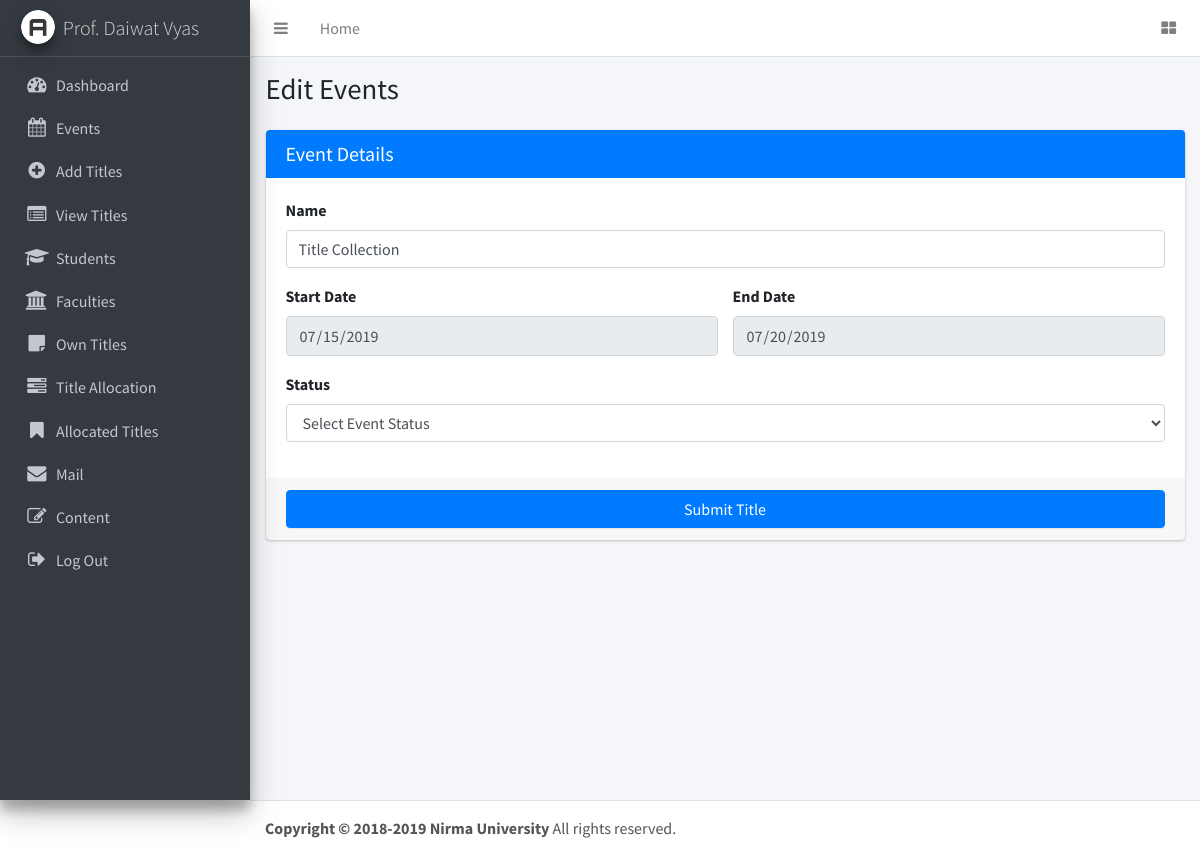
The app's page /coordinator/editEvent.php?id=1 (signed in) with its own data.
### tables this page shows
CREATE TABLE `events` (
  `id` int(11) NOT NULL AUTO_INCREMENT,
  `name` varchar(300) NOT NULL,
  `start_date` date NOT NULL,
  `end_date` date NOT NULL,
  `flag` int(1) NOT NULL DEFAULT 0,
  PRIMARY KEY (`id`)
);

### coordinator/editEvent.php (the view, shortened to what this page needs)
<?php
    include 'connection.php';
    $id = $_GET['id'];
?>
<!DOCTYPE html>
<html>
<head>
    <link rel="stylesheet" href="https://maxcdn.bootstrapcdn.com/font-awesome/4.4.0/css/font-awesome.min.css">
    <link rel="stylesheet" href="https://code.ionicframework.com/ionicons/2.0.1/css/ionicons.min.css">
    <link rel="stylesheet" href="../dist/css/adminlte.min.css">
</head>
<body class="hold-transition sidebar-mini">
    <div class="wrapper">
        <nav class="main-header navbar navbar-expand bg-white navbar-light border-bottom">
            <ul class="navbar-nav">
                <li class="nav-item">
                    <a class="nav-link" data-widget="pushmenu" href="#"><i class="fa fa-bars"></i></a>
                </li>
                <li class="nav-item d-none d-sm-inline-block">
                    <a href="index.php" class="nav-link">Home</a>
                </li>
            </ul>
            <ul class="navbar-nav ml-auto">
                <li class="nav-item">
                    <a class="nav-link" data-widget="control-sidebar" data-slide="true" href="#">
                        <i class="fa fa-th-large"></i>
                    </a>
                </li>
            </ul>
        </nav>
        <?php include 'menu.php';
        ?>
        <div class="content-wrapper">
            <section class="content-header">
                <div class="container-fluid">
                    <div class="row mb-2">
                        <div class="col-sm-6">
                            <h1>Edit Events</h1>
                        </div>
                    </div>
                </div>
            </section>
            <section class="content">
                <div class="container-fluid">
                    <div class="row">
                        <div class="col-md-12">
                            <div class="card card-primary">
                                <div class="card-header">
                                    <h3 class="card-title">Event Details</h3>
                                </div>
                                <form role="form" action="" method="post">
                                    <?php
                                        $sql = "SELECT * FROM events WHERE id='$id'";
                                        $result = mysqli_query($con, $sql);
                                        if (mysqli_num_rows($result) > 0) {
                                            $row = mysqli_fetch_assoc($result);
                                            $name = $row['name'];
                                            $start_date = $row['start_date'];
                                            $end_date = $row['end_date'];
                                        }
                                     ?>
                                    <div class="card-body">
                                        <div class="form-group">
                                            <label for="">Name</label>
                                            <input type="text" class="form-control" id="" placeholder="Event Name" name="name" value="<?php echo $name; ?>" required >
                                        </div>
                                        <div class="row">
                                            <div class="col-6">
                                                <div class="form-group">
                                                    <label for="">Start Date</label>
                                                    <input type="date" class="form-control" id="start_date" min="" name="start_date" value="<?php echo $start_date; ?>" required>
                                                </div>
                                            </div>
                                            <div class="col-6">
                                                <div class="form-group">
                                                    <label for="">End Date</label>
                                                    <input type="date" class="form-control" id="end_date" min="" name="end_date" value="<?php echo $end_date; ?>" required>
                                                </div>
                                            </div>
                                        </div>
                                        <div class="form-group">
                                            <label>Status</label>
                                            <select class="form-control" name="status" required>
                                                <option value="">Select Event Status</option>
                                            </select>
                                        </div>
                                    </div>
                                    <div class="card-footer">
                                        <button type="submit" class="btn btn-primary btn-block" name="submit">Submit Title</button>
                                    </div>
                                </form>
                            </div>
                        </div>
                    </div>
                </div>
            </section>
        </div>
        <footer class="main-footer">
            <strong>Copyright &copy; 2018-2019 Nirma University</strong> All rights
            reserved.
        </footer>
    </div>
</body>
</html>

### records on screen
events: name "Title Collection", start_date "07/15/2019", end_date "07/20/2019"

### other values on screen
$_SESSION['coordinatorusername'] "Prof. Daiwat Vyas"
